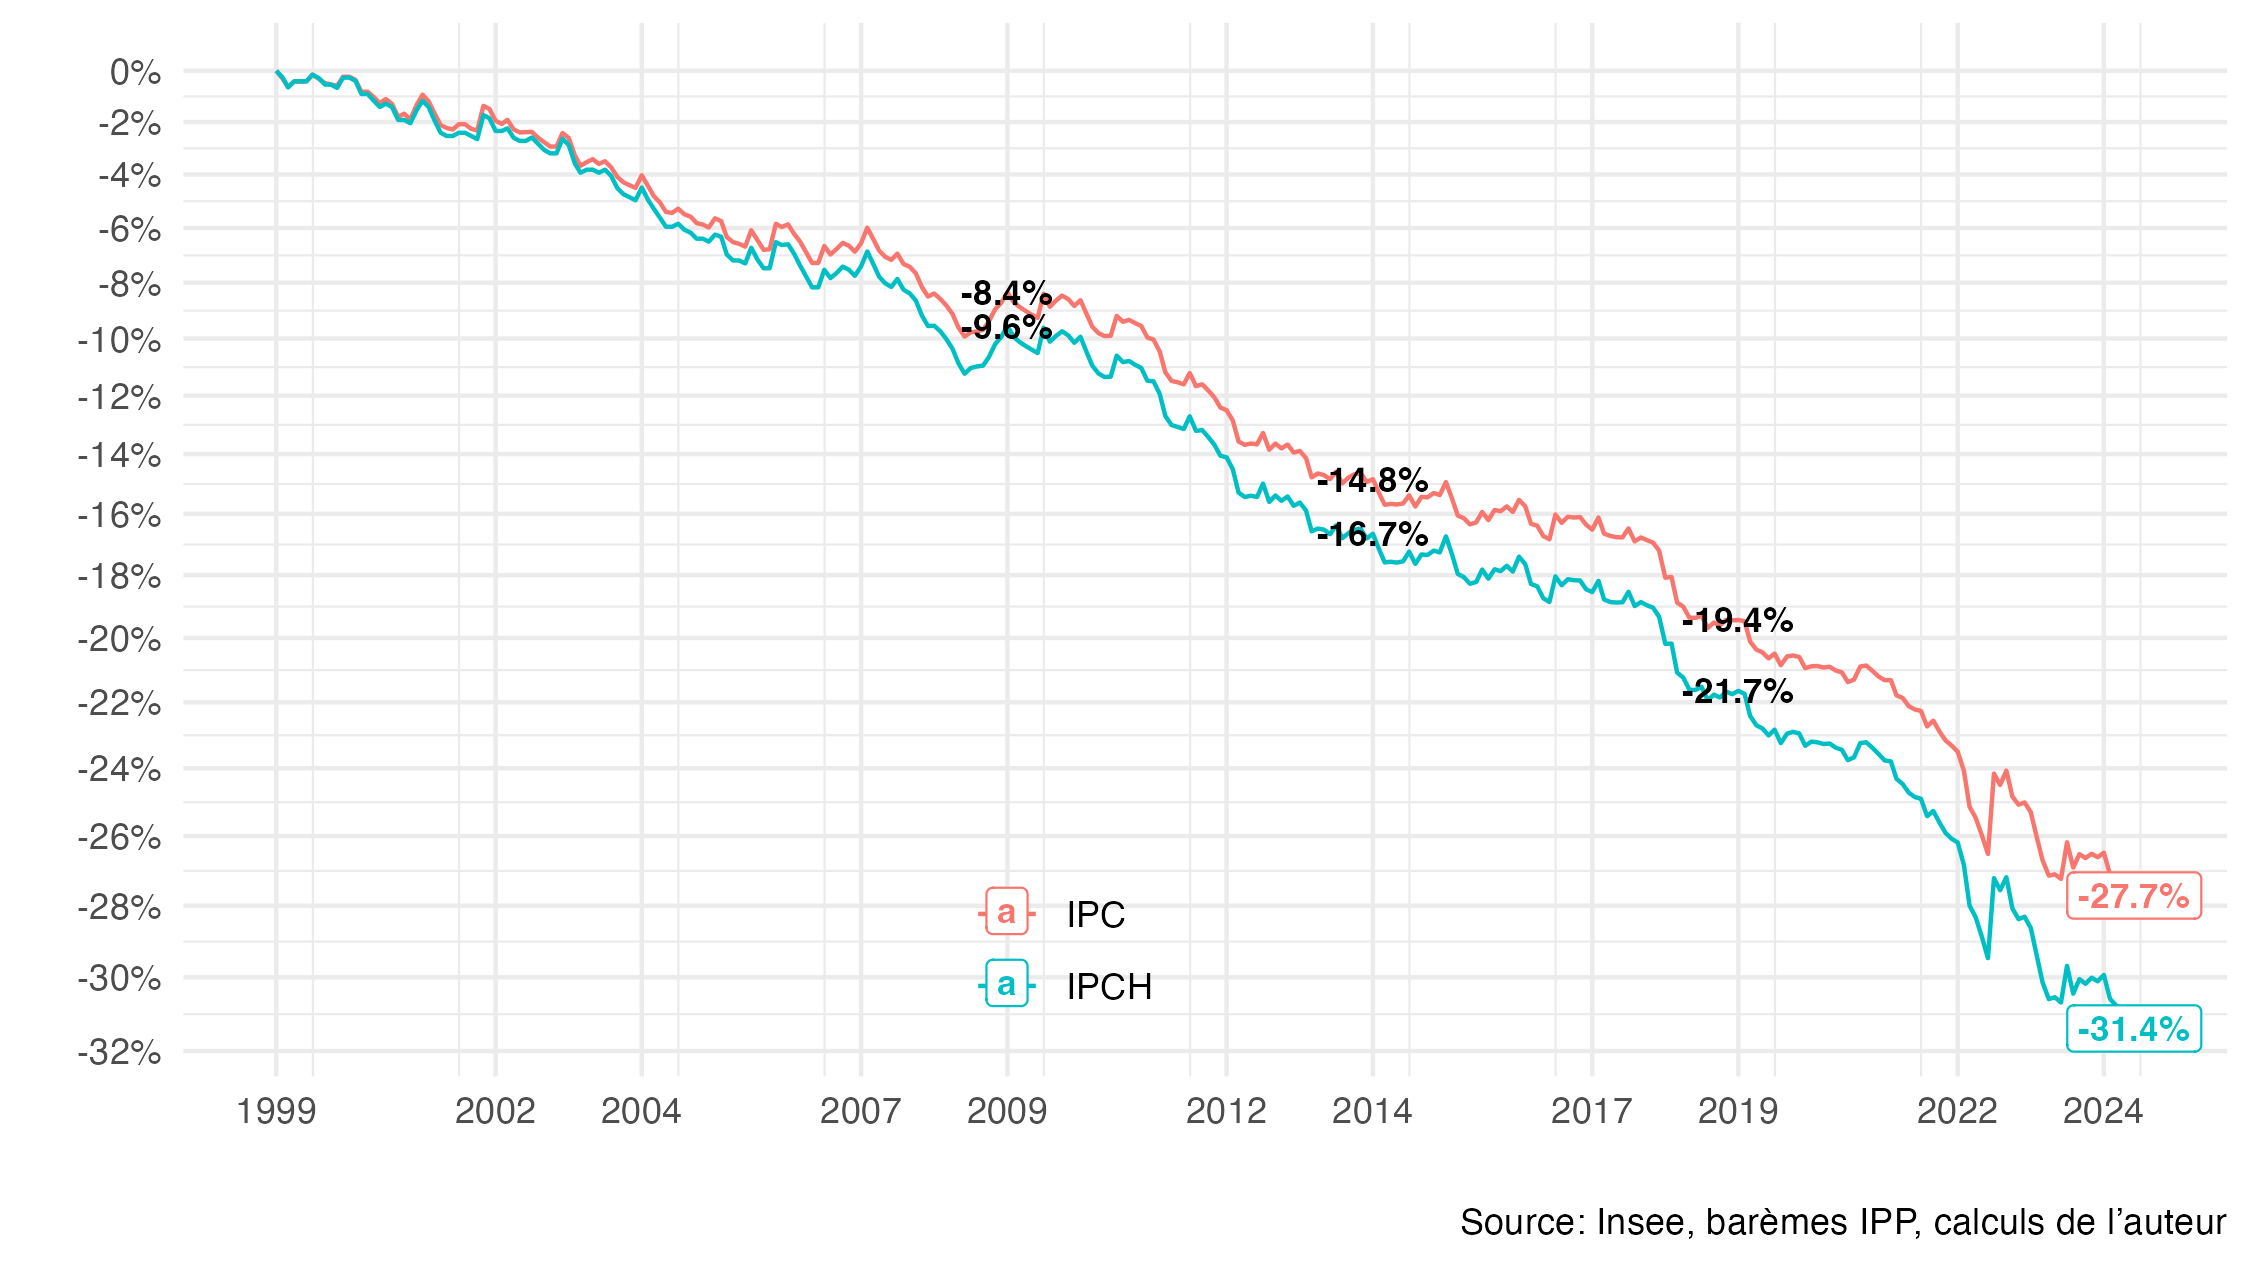

Reproduce this figure in R.
library(tidyverse)

IPC_ou_IPCH_idbanks <- tribble(~ IDBANK, ~ IPC_ou_IPCH,
                               "001759970", "IPC", # IPC mensuel
                               "001759971", "IPCH" # IPCH mensuel
)

min_date <- as.Date("1999-01-01")
max_date <- as.Date("2024-06-01")

indicefp <- fread("https://www.ipp.eu/wp-content/themes/ipp/baremes/marche-du-travail/remuneration_dans_fonction_publique/indicefp/indicefp.csv") |>
  mutate(date = as.Date(date)) |>
  arrange(desc(date)) |>
  # Add today's date to be equal ------
slice(1, 1:n()) |>
  mutate(date = ifelse(row_number() == 1, Sys.Date(), date)) |>
  mutate(date = as.Date(date))


figureA2_idbanks <- tribble(~ IDBANK, ~ brut_ou_net,
                           "001572130", "indice brut", # https://www.insee.fr/fr/statistiques/serie/001572130
                           "001572134", "indice net"   # https://www.insee.fr/fr/statistiques/serie/001572134
)

IPC_ou_IPCH <- IPC_ou_IPCH_idbanks |>
  mutate(data = map(IDBANK, ~ paste0("https://www.bdm.insee.fr/series/sdmx/data/SERIES_BDM/", .) |>
                      rsdmx::readSDMX() |>
                      as_tibble() |>
                      transmute(date = as.Date(paste0(TIME_PERIOD, "-01")),
                                OBS_VALUE = as.numeric(OBS_VALUE)))) |>
  unnest(cols = c(data)) |>
  select(-IDBANK) |>
  spread(IPC_ou_IPCH, OBS_VALUE)

net_brut_mensuel <- figureA2_idbanks |>
  mutate(data = map(IDBANK, ~ paste0("https://www.bdm.insee.fr/series/sdmx/data/SERIES_BDM/", .) |>
                      rsdmx::readSDMX() |>
                      as_tibble()  |> 
                      transmute(date = as.Date(zoo::as.yearqtr(TIME_PERIOD, format = "%Y-Q%q")),
                                OBS_VALUE = as.numeric(OBS_VALUE)))) |>
  unnest(cols = c(data)) |>
  select(-IDBANK) |>
  spread(brut_ou_net, OBS_VALUE) |>
  transmute(date, net_brut = `indice net`/`indice brut`) |>
  slice(1, 1:n(), n()) |>
  mutate(date = case_when(row_number() == n() ~ Sys.Date(),
                          row_number() == 1 ~ min_date,
                          TRUE ~ date)) |>
  complete(date = seq.Date(min(date), max(date), by = "month")) |>
  fill(net_brut)


figureA2 <- indicefp |>
  select(date, value = point_indice_en_euros) |>
  arrange(desc(date)) |>
  complete(date = seq.Date(min(date), max(date), by = "day")) |>
  fill(value) |>
  left_join(IPC_ou_IPCH, by = "date") |>
  filter(day(date) == 1) |>
  left_join(net_brut_mensuel, by = "date") |>
  filter(date >= min_date,
         date <= max_date) |>
  transmute(date,
            IPCH = (value/value[1])*(IPCH[1]/IPCH)*net_brut,
            IPC = (value/value[1])*(IPC[1]/IPC)*net_brut) |>
  gather(variable, OBS_VALUE, -date)

figureA2 |>
  ggplot() + geom_line(aes(x = date, y = OBS_VALUE, color = variable)) + theme_minimal() +
  scale_x_date(breaks = as.Date(paste0(c(seq(1999, 2100, 5), seq(1997, 2100, 5)), "-01-01")),
               labels = date_format("%Y")) +
  theme(legend.position = c(0.43, 0.12),
        legend.title = element_blank()) +
  scale_y_log10(breaks = seq(1, 0.02, -0.02),
                labels = percent(seq(1, 0.02, -0.02)-1, acc = 1)) + 
  ylab("") + xlab("") +
  geom_text(data = figureA2 |> 
              filter((year(date) %in% seq(2009, 2019, 5) & month(date) == 1)),
            aes(x = date, y = OBS_VALUE, label = percent(OBS_VALUE-1, acc = 0.1)), 
            fontface ="bold", color = "black", size = 3) +
  geom_label(data = filter(figureA2, date == max(date)),
             aes(x = date, y = OBS_VALUE, label = percent(OBS_VALUE-1, acc = 0.1), color = variable), 
             fontface ="bold", size = 3)

ggsave("figureA2.png", width = 1.25*6, height = 1.25*3.375)
ggsave("figureA2.pdf", width = 1.25*6, height = 1.25*3.375)
